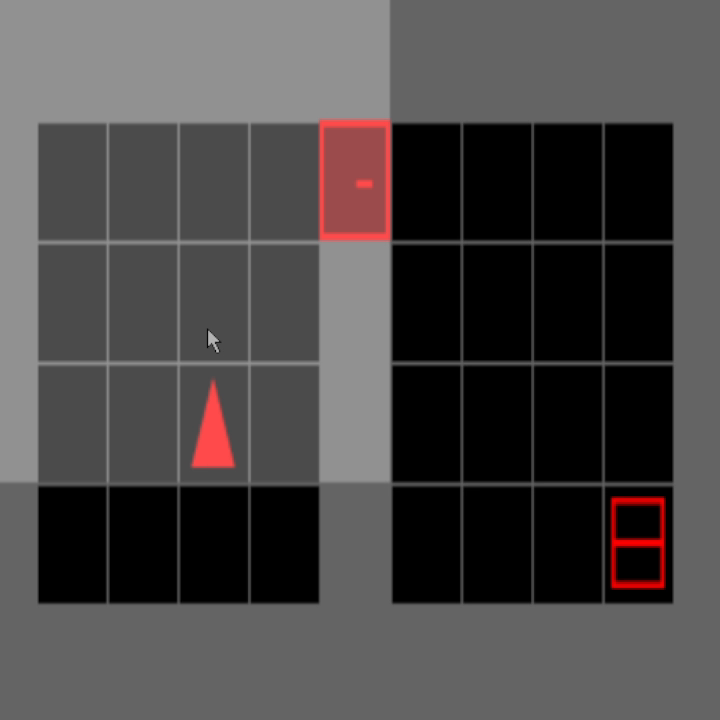
#> input picture frame 48 of manual_videos/videos/traj_02.mp4, 720 x 720 px, given in place of traj_13.mp4, which was not available
$ python display_video.py
#> lines starting #> are read from the running program, lines starting #| are printed output that depends on the picture
import cv2  # Video player
import random
import numpy as np

# Set the number of trajectories to display (number of files in manual_videos/videos).
num_trajs = 20
trajs = []

# Add the string corresponding to the video file name for each trajectory to trajs.
for i in range(1, num_trajs + 1):
    if len(str(i)) == 1:
        trajs.append("traj_0" + str(i))  # Single digit.
    else:
        trajs.append("traj_" + str(i))  # Double digits.

# Create two copies of trajs. unwatched_trajs all trajectories that have not yet been watched. Every iteration two
# trajectories are chosen at random from unwatched_trajs and then added to watched_trajs. These two trajectories are
# then displayed side-by-side using cv2.
unwatched_trajs = trajs.copy()  # .copy() so these don't point to trajs.
watched_trajs = trajs.copy()

i = 0
while i <= num_trajs / 2:
    traj_1 = random.choice(unwatched_trajs)
    unwatched_trajs.remove(traj_1)
    watched_trajs.append(traj_1)

    # Note that traj_2 is only chosen after traj_1 has been removed from unwatched_trajs to prevent the same trajectory
    # from being chosen twice.
    traj_2 = random.choice(unwatched_trajs)
    unwatched_trajs.remove(traj_2)
    watched_trajs.append(traj_2)

    # Some ungodly slop spewed out by GPT o3. I left some comments but idk what is really going on here.
    while True:
        cap1 = cv2.VideoCapture(f"videos/{traj_1}.mp4")  # This fetches the two trajectories.
        cap2 = cv2.VideoCapture(f"videos/{traj_2}.mp4")

        target_h = 480
        while True:
            ok1, f1 = cap1.read()
#> f1 is the input picture: shape (720, 720, 3); mean B, G, R 71.2, 71.2, 74.4
            ok2, f2 = cap2.read()
            if not ok1 or not ok2:  # GPT "safety" measure.
                break

            # This allegedly scales the two videos.
            scale1 = target_h / f1.shape[0]
#> scale1 = 0.667
            scale2 = target_h / f2.shape[0]
#> scale2 = 0.667
            f1 = cv2.resize(f1, (int(f1.shape[1] * scale1), target_h))
#> f1: shape (480, 480, 3)
            f2 = cv2.resize(f2, (int(f2.shape[1] * scale2), target_h))

            cv2.imshow("side-by-side", cv2.hconcat([f1, f2]))  # Display videos.
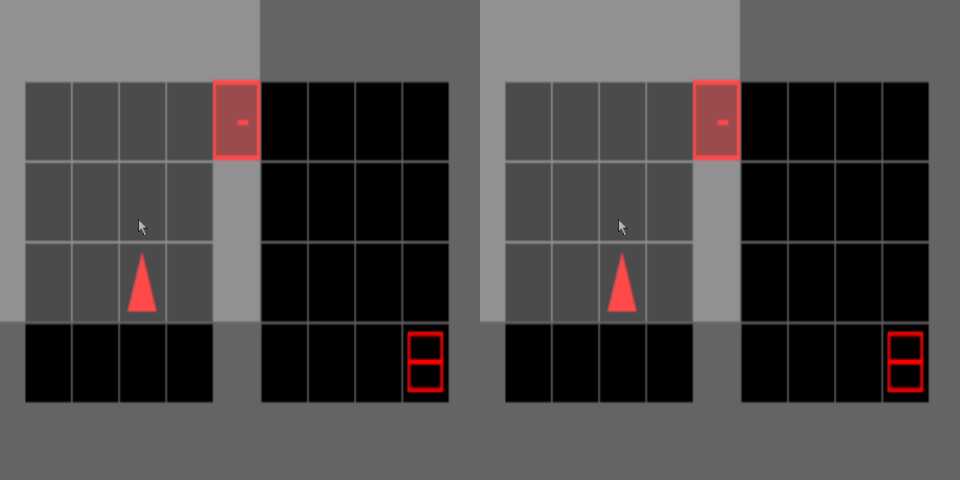
#> window 'side-by-side': shape (480, 960, 3); mean B, G, R 71.2, 71.2, 74.4
            cv2.waitKey(30)  # Lower frame rate to around 20 fps.

        # Close both videos once they are done playing. The one which finishes first remains on the final frame till the
        # second also finishes.
        cap1.release()
        cap2.release()
        cv2.destroyAllWindows()

        # Hook for RLHF trajectories. Doesn't do anything yet beside replay, but this is where you can hook in Nathan
        # to learn WFA.
        ui = input("Did you think the left [1] or right [2] clip was better? If not sure input 0 to replay both: ")
        if ui != "0":
            break  # If no replay requested, break loop and play next pair -- otherwise replay.

    i += 1

$ run again, starting later in the video
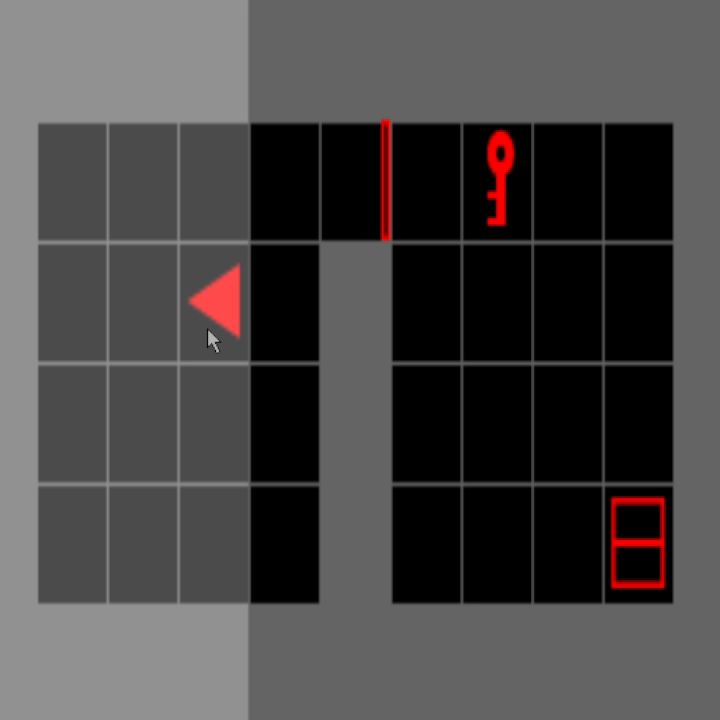
#> input picture frame 218 of manual_videos/videos/traj_02.mp4, 720 x 720 px, given in place of traj_13.mp4, which was not available
#> f1 is the input picture: shape (720, 720, 3); mean B, G, R 70, 70, 72.6
#> f1: shape (480, 480, 3)
#> `cv2.imshow("side-by-side", cv2.hconcat([f1, f2]))`:
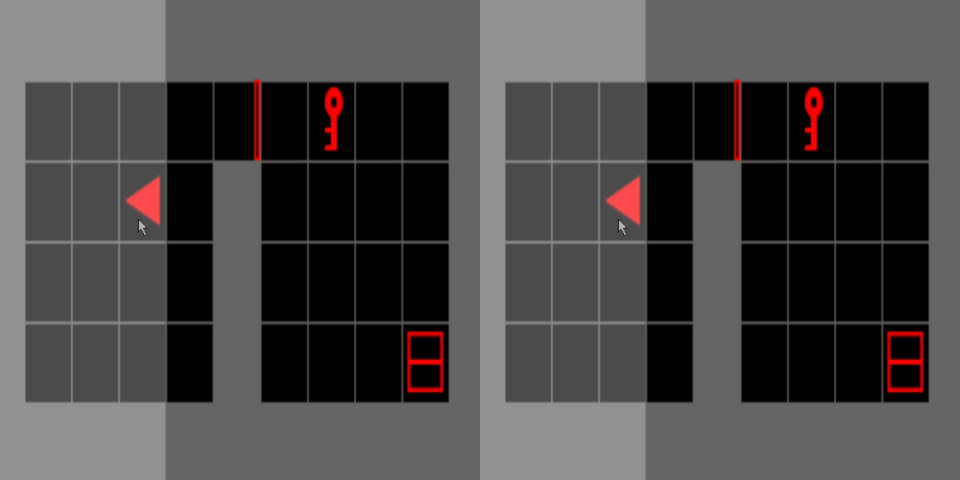
#> window 'side-by-side': shape (480, 960, 3); mean B, G, R 70, 70, 72.6

$ run again, starting later in the video
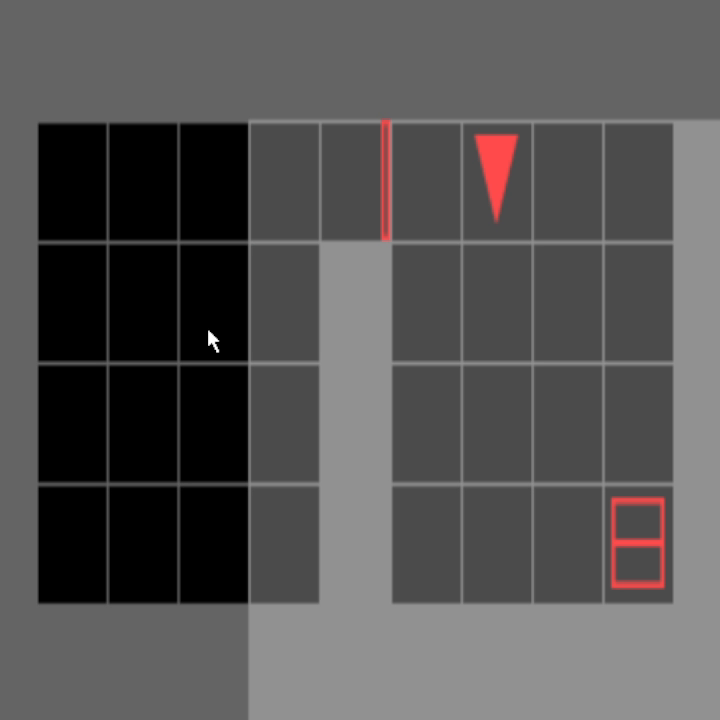
#> input picture frame 388 of manual_videos/videos/traj_02.mp4, 720 x 720 px, given in place of traj_13.mp4, which was not available
#> f1 is the input picture: shape (720, 720, 3); mean B, G, R 83.3, 83.3, 84.8
#> f1: shape (480, 480, 3)
#> `cv2.imshow("side-by-side", cv2.hconcat([f1, f2]))`:
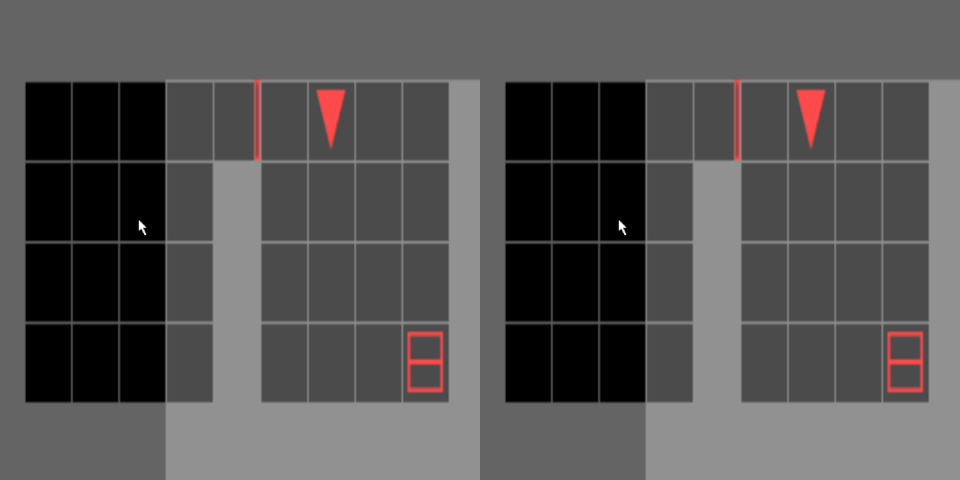
#> window 'side-by-side': shape (480, 960, 3); mean B, G, R 83.3, 83.3, 84.8
